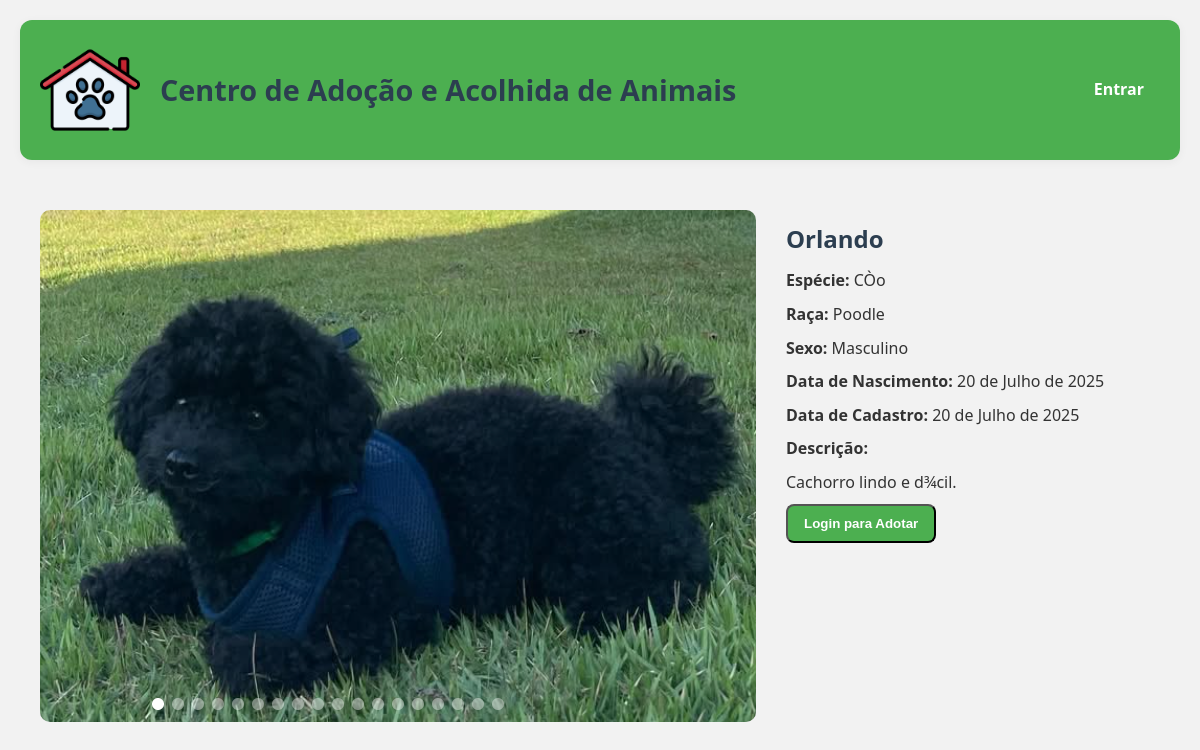
The page /animal/2/ on the database its author committed.
### caam/models.py (models this page shows, shortened)
class Animal(models.Model):
    nome = models.CharField(verbose_name='Nome', max_length=100)
    data_nascimento = models.DateField(verbose_name="Data de Nascimento", null=True, blank=True)
    sexo = models.CharField(
        verbose_name="Sexo",
        max_length=1,
        choices=[["M", 'Masculino'], ['F', 'Feminino']]
    )
    descricao = models.TextField(verbose_name='Descrição')
    imagem = models.ImageField(verbose_name='Imagem', upload_to='animais')
    especie = models.ForeignKey(Especie, verbose_name='Espécie', on_delete=models.CASCADE)
    raca = models.ForeignKey(Raca, verbose_name='Raça', on_delete=models.CASCADE)
    data_cadastro = models.DateField(verbose_name="Data de Cadastro", auto_created=True, default=timezone.now)
    data_adocao = models.DateField(verbose_name="Data de Adoção", null=True, blank=True)
    tutor = models.ForeignKey(User, verbose_name='Tutor', on_delete=models.CASCADE, null=True, blank=True)
    class Meta:
        verbose_name = "Animal"
        verbose_name_plural = "Animais"

class Especie(models.Model):
    nome = models.CharField(verbose_name="Nome", max_length=100)
    class Meta:
        verbose_name = "Espécie"
        verbose_name_plural = "Espécies"

class Raca(models.Model):
    nome = models.CharField(verbose_name='Nome', max_length=100)
    especie = models.ForeignKey(Especie, verbose_name='Espécie', on_delete=models.CASCADE, null=True)
    class Meta:
        verbose_name = "Raça"
        verbose_name_plural = "Raças"

### caam/views.py (the view)
# urls.py: path('animal/<int:id>/', views.animal),
def animal(request, id):
    context = dict(animal=Animal.objects.get(id=id))
    return render(request, "caam/animal.html", context=context)

### caam/templates/caam/animal.html (shortened to what this page needs)
{% include "caam/header.html" %}
<div class="animal-card2">
  <div class="animal-image">
    <img src="{{ animal.imagem.url }}" alt="Foto de {{ animal.nome }}" />
  </div>
  <div class="animal-info">
    <h2>{{ animal.nome }}</h2>
    <p><strong>Espécie:</strong> {{ animal.especie.nome }}</p>
    <p><strong>Raça:</strong> {{ animal.raca.nome }}</p>
    <p><strong>Sexo:</strong> {{ animal.get_sexo_display }}</p>
    <p><strong>Data de Nascimento:</strong> {{ animal.data_nascimento }}</p>
    <p><strong>Data de Cadastro:</strong> {{ animal.data_cadastro }}</p>
    <p><strong>Descrição:</strong></p>
    <p>{{ animal.descricao }}</p>
    {% if animal.tutor %}
      <p><strong>Data de Adoção:</strong> {{ animal.data_adocao }}</p>
      <p><strong>Tutor:</strong> {{ animal.tutor }}</p>
      <h3>ADOTADO</h3>
    {% else %}
      {% if request.user.is_authenticated %}
      <form method="post" action="{% url 'adotar_animal' animal.id %}">
      {% csrf_token %}
      <button onclick="notify" class="botao-adotar" type="submit">Adotar</button>
      </form>
      {% else %}
      <a href="{% url 'login' %}">
      <button class="botao-adotar" type="button">Login para Adotar</button>
      </a>
      {% endif %}
    {% endif %}
  </div>
</div>

### caam/static/styles.css (style rules this page uses)
* { margin: 0; padding: 0; box-sizing: border-box; }
.animal-card2 { padding: 20px; display: flex; flex-direction: row; gap: 20px; align-items: flex-start; }
.animal-image img { width: auto; border-radius: 10px; }
.animal-info { padding: 10px; }
.animal-info h2 { margin-bottom: 10px; color: #2c3e50; }
.animal-info p { margin-bottom: 8px; }
.botao-adotar { padding: 10px 16px; background-color: #4CAF50; color: white; text-decoration: none; border-radius: 8px; font-weight: bold; transition: background-color 0.3s ease; }

### rows shown on the page
Animal: imagem (picture), nome "Orlando", especie.nome "CÒo", raca.nome "Poodle", sexo "Masculino", data_nascimento "20 de Julho de 2025", data_cadastro "20 de Julho de 2025", descricao "Cachorro lindo e d¾cil."
